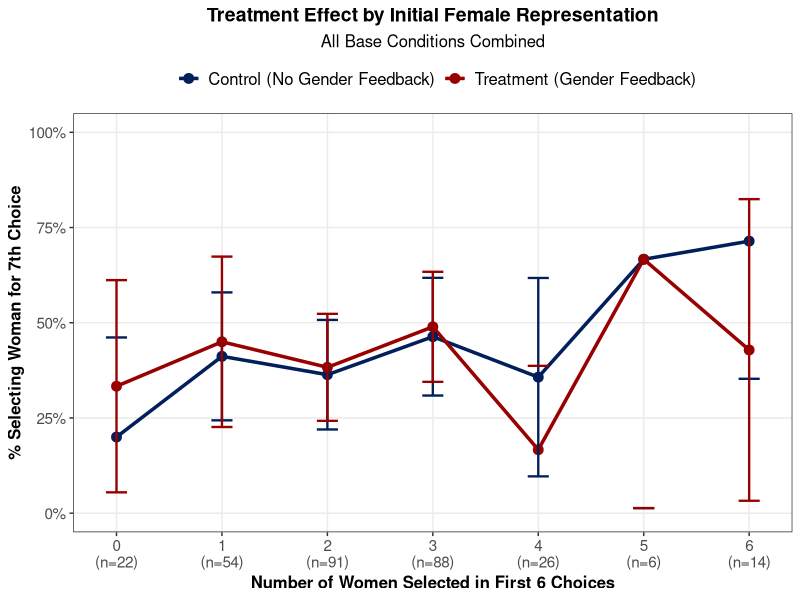
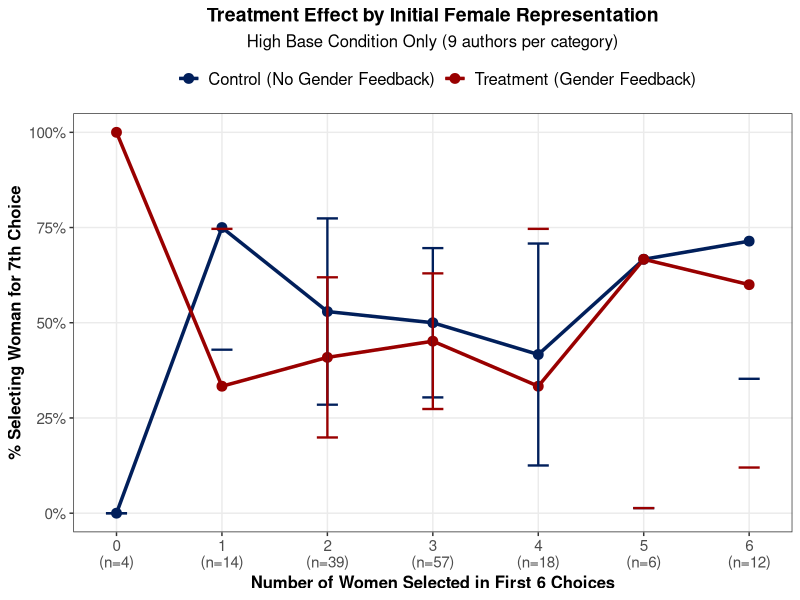

Source code (R) for these figures, in order:
# Analysis: Balance Check and Treatment x Base_Gender Interaction
library(dplyr)
library(ggplot2)
library(lmtest)
library(sandwich)

# Read the data
d0 <- read.csv('pilot-study.csv', check.names = FALSE)

# Robust summary function
robust_summary <- function(model) {
    robust_se <- sqrt(diag(vcovHC(model, type = "HC3")))
    model_summary <- summary(model)
    model_summary$coefficients[, "Std. Error"] <- robust_se
    model_summary$coefficients[, "t value"] <- model_summary$coefficients[, "Estimate"] / robust_se
    model_summary$coefficients[, "Pr(>|t|)"] <- 2 * pt(-abs(model_summary$coefficients[, "t value"]), df = model_summary$df[2], lower.tail = TRUE)
    return(model_summary)
}

robust_confint <- function(model, level = 0.95) {
    robust_se <- sqrt(diag(vcovHC(model, type = "HC3")))
    est <- coef(model)
    alpha <- 1 - level
    t_crit <- qt(1 - alpha / 2, df = df.residual(model))
    lower <- est - t_crit * robust_se
    upper <- est + t_crit * robust_se
    confint <- cbind(lower, upper)
    rownames(confint) <- names(est)
    colnames(confint) <- c("2.5 %", "97.5 %")
    return(confint)
}

cat("===========================================================\n")
cat("QUESTION 1: Balance Check - HIGH Base Condition\n")
cat("===========================================================\n\n")

# Filter to high base condition
d0_high <- d0 %>% filter(base_condition == "high")

cat("Mean number of women selected in first 6 choices (HIGH base):\n")
balance_high <- d0_high %>%
  group_by(gender_feedback) %>%
  summarise(
    n = n(),
    mean = round(mean(base_gender), 3),
    sd = round(sd(base_gender), 3),
    median = median(base_gender),
    pct = round(mean(base_gender)/6 * 100, 2)
  )
print(balance_high)

cat("\n--- T-test for difference in base_gender by treatment (HIGH) ---\n")
t_test_high <- t.test(base_gender ~ gender_feedback, data = d0_high)
print(t_test_high)

cat("\n--- Regression: base_gender ~ gender_feedback (HIGH) ---\n")
balance_reg_high <- lm(base_gender ~ gender_feedback, data = d0_high)
print(robust_summary(balance_reg_high))
print(robust_confint(balance_reg_high))

cat("\n--- Distribution of base_gender by treatment (HIGH) ---\n")
dist_high <- d0_high %>%
  group_by(gender_feedback, base_gender) %>%
  summarise(n = n(), .groups = "drop") %>%
  group_by(gender_feedback) %>%
  mutate(pct = round(n/sum(n) * 100, 1)) %>%
  arrange(gender_feedback, base_gender)
print(dist_high)

cat("\n\n===========================================================\n")
cat("QUESTION 2: Interaction Analysis - Treatment x Base_Gender Count\n")
cat("===========================================================\n\n")

# ALL BASE CONDITIONS
cat("=== ALL BASE CONDITIONS COMBINED ===\n\n")

cat("--- Mean 7th selection rate by base_gender count and treatment ---\n")
selection_by_count <- d0 %>%
  group_by(base_gender, gender_feedback) %>%
  summarise(
    n = n(),
    pct_select_woman = round(mean(female_pick) * 100, 1),
    se = round(sd(female_pick)/sqrt(n()) * 100, 2)
  ) %>%
  arrange(base_gender, gender_feedback)
print(selection_by_count)

cat("\n--- Interaction Model: female_pick ~ gender_feedback * base_gender (ALL) ---\n")
interaction_all <- lm(female_pick ~ gender_feedback * base_gender, data = d0)
print(robust_summary(interaction_all))
print(robust_confint(interaction_all))

# Interpretation
cat("\n--- INTERPRETATION (ALL CONDITIONS) ---\n")
coefs_all <- coef(interaction_all)
cat("When base_gender = 0 (no women initially):\n")
cat("  Control: ", round(coefs_all[1] * 100, 1), "%\n")
cat("  Treatment: ", round((coefs_all[1] + coefs_all[2]) * 100, 1), "%\n")
cat("  Treatment effect: ", round(coefs_all[2] * 100, 1), "pp\n\n")

cat("For each additional woman in base:\n")
cat("  Control changes by: ", round(coefs_all[3] * 100, 1), "pp\n")
cat("  Treatment changes by: ", round((coefs_all[3] + coefs_all[4]) * 100, 1), "pp\n")
cat("  Interaction (differential slope): ", round(coefs_all[4] * 100, 1), "pp\n")

# HIGH BASE CONDITION ONLY
cat("\n\n=== HIGH BASE CONDITION ONLY ===\n\n")

cat("--- Mean 7th selection rate by base_gender count and treatment (HIGH) ---\n")
selection_by_count_high <- d0_high %>%
  group_by(base_gender, gender_feedback) %>%
  summarise(
    n = n(),
    pct_select_woman = round(mean(female_pick) * 100, 1),
    se = round(sd(female_pick)/sqrt(n()) * 100, 2)
  ) %>%
  arrange(base_gender, gender_feedback)
print(selection_by_count_high)

cat("\n--- Interaction Model: female_pick ~ gender_feedback * base_gender (HIGH) ---\n")
interaction_high <- lm(female_pick ~ gender_feedback * base_gender, data = d0_high)
print(robust_summary(interaction_high))
print(robust_confint(interaction_high))

# Interpretation
cat("\n--- INTERPRETATION (HIGH BASE CONDITION) ---\n")
coefs_high <- coef(interaction_high)
cat("When base_gender = 0 (no women initially):\n")
cat("  Control: ", round(coefs_high[1] * 100, 1), "%\n")
cat("  Treatment: ", round((coefs_high[1] + coefs_high[2]) * 100, 1), "%\n")
cat("  Treatment effect: ", round(coefs_high[2] * 100, 1), "pp\n\n")

cat("For each additional woman in base:\n")
cat("  Control changes by: ", round(coefs_high[3] * 100, 1), "pp\n")
cat("  Treatment changes by: ", round((coefs_high[3] + coefs_high[4]) * 100, 1), "pp\n")
cat("  Interaction (differential slope): ", round(coefs_high[4] * 100, 1), "pp\n")

cat("\n\n===========================================================\n")
cat("CREATING VISUALIZATIONS\n")
cat("===========================================================\n\n")

# Prepare data for plotting - ALL CONDITIONS
plot_data_all <- d0 %>%
  group_by(base_gender, gender_feedback) %>%
  summarise(
    n = n(),
    pct = mean(female_pick) * 100,
    se = sd(female_pick)/sqrt(n()) * 100,
    .groups = "drop"
  ) %>%
  mutate(
    condition_label = ifelse(gender_feedback == 1, "Treatment (Gender Feedback)", "Control (No Gender Feedback)")
  )

# Create labels with N's for ALL CONDITIONS
n_labels_all <- d0 %>%
  group_by(base_gender) %>%
  summarise(total_n = n()) %>%
  mutate(label = paste0(base_gender, "\n(n=", total_n, ")"))

# Plot for ALL CONDITIONS
p_all <- ggplot(plot_data_all, aes(x = base_gender, y = pct, color = condition_label, group = condition_label)) +
  geom_line(linewidth = 1.2) +
  geom_point(size = 3) +
  geom_errorbar(aes(ymin = pct - 1.96*se, ymax = pct + 1.96*se), width = 0.2, linewidth = 0.8) +
  scale_color_manual(values = c("Control (No Gender Feedback)" = "#011F5B",
                                 "Treatment (Gender Feedback)" = "#990000")) +
  scale_x_continuous(breaks = n_labels_all$base_gender,
                     labels = n_labels_all$label) +
  scale_y_continuous(labels = function(x) paste0(x, "%"), limits = c(0, 100)) +
  labs(
    x = "Number of Women Selected in First 6 Choices",
    y = "% Selecting Woman for 7th Choice",
    title = "Treatment Effect by Initial Female Representation",
    subtitle = "All Base Conditions Combined",
    color = ""
  ) +
  theme_bw() +
  theme(
    legend.position = "top",
    legend.text = element_text(size = 12),
    axis.title = element_text(size = 12, face = "bold"),
    axis.text = element_text(size = 11),
    plot.title = element_text(size = 14, face = "bold", hjust = 0.5),
    plot.subtitle = element_text(size = 12, hjust = 0.5),
    panel.grid.minor = element_blank()
  )

ggsave("Figure-Interaction-All-Bases.pdf", plot = p_all, width = 10, height = 7, device = cairo_pdf)
cat("Saved: Figure-Interaction-All-Bases.pdf\n")

# Prepare data for plotting - HIGH ONLY
plot_data_high <- d0_high %>%
  group_by(base_gender, gender_feedback) %>%
  summarise(
    n = n(),
    pct = mean(female_pick) * 100,
    se = sd(female_pick)/sqrt(n()) * 100,
    .groups = "drop"
  ) %>%
  mutate(
    condition_label = ifelse(gender_feedback == 1, "Treatment (Gender Feedback)", "Control (No Gender Feedback)")
  )

# Create labels with N's for HIGH
n_labels_high <- d0_high %>%
  group_by(base_gender) %>%
  summarise(total_n = n()) %>%
  mutate(label = paste0(base_gender, "\n(n=", total_n, ")"))

# Plot for HIGH ONLY
p_high <- ggplot(plot_data_high, aes(x = base_gender, y = pct, color = condition_label, group = condition_label)) +
  geom_line(linewidth = 1.2) +
  geom_point(size = 3) +
  geom_errorbar(aes(ymin = pct - 1.96*se, ymax = pct + 1.96*se), width = 0.2, linewidth = 0.8) +
  scale_color_manual(values = c("Control (No Gender Feedback)" = "#011F5B",
                                 "Treatment (Gender Feedback)" = "#990000")) +
  scale_x_continuous(breaks = n_labels_high$base_gender,
                     labels = n_labels_high$label) +
  scale_y_continuous(labels = function(x) paste0(x, "%"), limits = c(0, 100)) +
  labs(
    x = "Number of Women Selected in First 6 Choices",
    y = "% Selecting Woman for 7th Choice",
    title = "Treatment Effect by Initial Female Representation",
    subtitle = "High Base Condition Only (9 authors per category)",
    color = ""
  ) +
  theme_bw() +
  theme(
    legend.position = "top",
    legend.text = element_text(size = 12),
    axis.title = element_text(size = 12, face = "bold"),
    axis.text = element_text(size = 11),
    plot.title = element_text(size = 14, face = "bold", hjust = 0.5),
    plot.subtitle = element_text(size = 12, hjust = 0.5),
    panel.grid.minor = element_blank()
  )

ggsave("Figure-Interaction-High-Base.pdf", plot = p_high, width = 10, height = 7, device = cairo_pdf)
cat("Saved: Figure-Interaction-High-Base.pdf\n")

cat("\nDone!\n")
